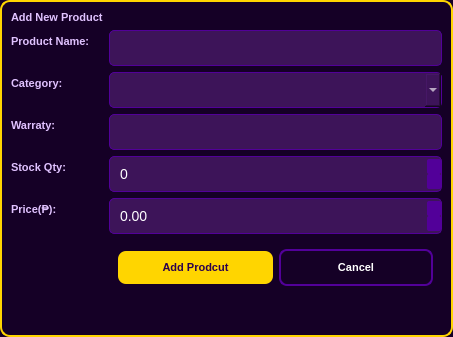
<?xml version="1.0" encoding="UTF-8"?>
<ui version="4.0">
 <class>Dialog</class>
 <widget class="QDialog" name="Dialog">
  <property name="geometry">
   <rect>
    <x>0</x>
    <y>0</y>
    <width>453</width>
    <height>337</height>
   </rect>
  </property>
  <property name="windowTitle">
   <string>Dialog</string>
  </property>
  <property name="styleSheet">
   <string notr="true">
QDialog { 
    background-color: #150026; 
    border: 2px solid #FFD500;
    border-radius: 10px;
}


QLabel {
    color: #E0C2FF;   
    font-weight: bold;
    font-size: 11px;
}
QLabel#label1{
	font-size: 20px;
}
QLineEdit, QSpinBox, QDoubleSpinBox, QComboBox {
    background-color: #3D1459; 
    color: #FFFFFF;          
    border: 1px solid #520099;  
    border-radius: 5px;
    padding: 8px; 
    font-size: 14px;
}


QLineEdit:focus, QSpinBox:focus, QDoubleSpinBox:focus, QComboBox:focus {
    border: 2px solid #FFD500; 
    background-color: #451B63; 
}

QSpinBox::up-button, QDoubleSpinBox::up-button,
QSpinBox::down-button, QDoubleSpinBox::down-button {
    background-color: #520099; 
    border-radius: 2px;
}

QSpinBox::up-button:hover, QSpinBox::down-button:hover {
    background-color: #FFD500; 
}</string>
  </property>
  <layout class="QFormLayout" name="formLayout">
   <item row="0" column="0">
    <widget class="QLabel" name="header">
     <property name="text">
      <string>Add New Product</string>
     </property>
    </widget>
   </item>
   <item row="1" column="0">
    <widget class="QLabel" name="label_2">
     <property name="text">
      <string>Product Name:</string>
     </property>
    </widget>
   </item>
   <item row="1" column="1">
    <widget class="QLineEdit" name="addproductName"/>
   </item>
   <item row="2" column="0">
    <widget class="QLabel" name="label_6">
     <property name="text">
      <string>Category:</string>
     </property>
    </widget>
   </item>
   <item row="2" column="1">
    <widget class="QComboBox" name="combocategories"/>
   </item>
   <item row="4" column="0">
    <widget class="QLabel" name="label_4">
     <property name="text">
      <string>Stock Qty:</string>
     </property>
    </widget>
   </item>
   <item row="4" column="1">
    <widget class="QSpinBox" name="Stockqty">
     <property name="minimum">
      <number>0</number>
     </property>
    </widget>
   </item>
   <item row="5" column="0">
    <widget class="QLabel" name="label_5">
     <property name="text">
      <string>Price(₱):</string>
     </property>
    </widget>
   </item>
   <item row="5" column="1">
    <widget class="QDoubleSpinBox" name="prices">
     <property name="maximum">
      <double>999999.989999999990687</double>
     </property>
     <property name="singleStep">
      <double>0.100000000000000</double>
     </property>
    </widget>
   </item>
   <item row="6" column="1">
    <widget class="QFrame" name="frame">
     <property name="frameShape">
      <enum>QFrame::Shape::NoFrame</enum>
     </property>
     <property name="frameShadow">
      <enum>QFrame::Shadow::Plain</enum>
     </property>
     <layout class="QHBoxLayout" name="horizontalLayout">
      <item>
       <widget class="QPushButton" name="addproductButton">
        <property name="minimumSize">
         <size>
          <width>0</width>
          <height>0</height>
         </size>
        </property>
        <property name="styleSheet">
         <string notr="true">QPushButton#addproductButton {
    background-color: #FFD500;
    color: #2A004E;
    border-radius: 8px;
    font-weight: bold;
    font-size: 11px;
    border: none;
    padding: 10px 20px;
}

QPushButton#addproductButton:hover {
    background-color: #E6C200; 
}

QPushButton#addproductButton:pressed {
    background-color: #CCAC00; 
}</string>
        </property>
        <property name="text">
         <string>Add Prodcut</string>
        </property>
        <property name="icon">
         <iconset>
          <normaloff>../assets/AddProduct_icon.svg</normaloff>../assets/AddProduct_icon.svg</iconset>
        </property>
       </widget>
      </item>
      <item>
       <widget class="QPushButton" name="cancelButton">
        <property name="styleSheet">
         <string notr="true">QPushButton#cancelButton {
    background-color: transparent;
    color: #FFFFFF;
    border: 2px solid #520099;
    border-radius: 8px;
    font-weight: bold;
    font-size: 11px;
    padding: 10px 20px;
}

QPushButton#cancelButton:hover {
    background-color: #520099; 
    color: #FFFFFF;
}</string>
        </property>
        <property name="text">
         <string>Cancel</string>
        </property>
       </widget>
      </item>
     </layout>
    </widget>
   </item>
   <item row="3" column="0">
    <widget class="QLabel" name="label">
     <property name="text">
      <string>Warraty:</string>
     </property>
    </widget>
   </item>
   <item row="3" column="1">
    <widget class="QLineEdit" name="warraty"/>
   </item>
  </layout>
 </widget>
 <resources/>
 <connections/>
</ui>
